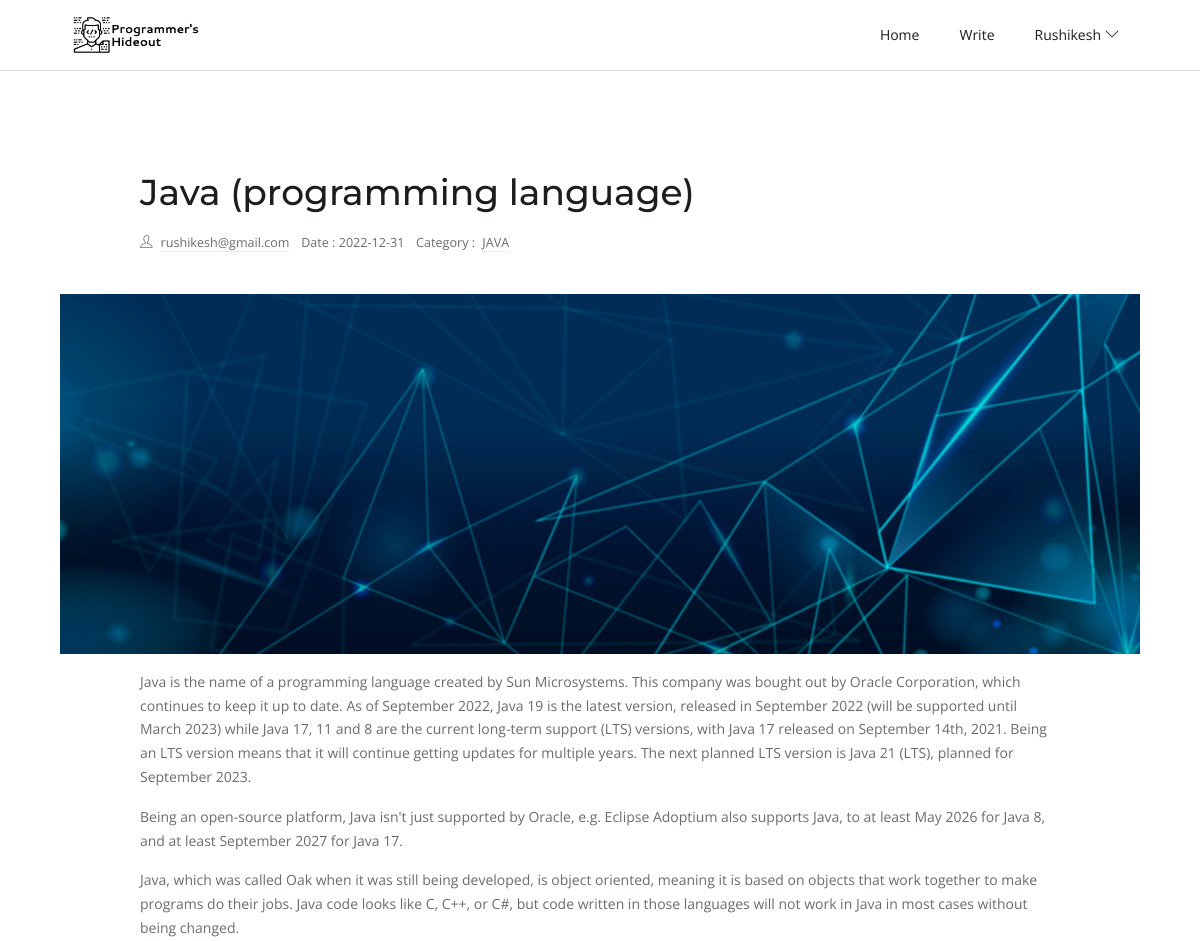
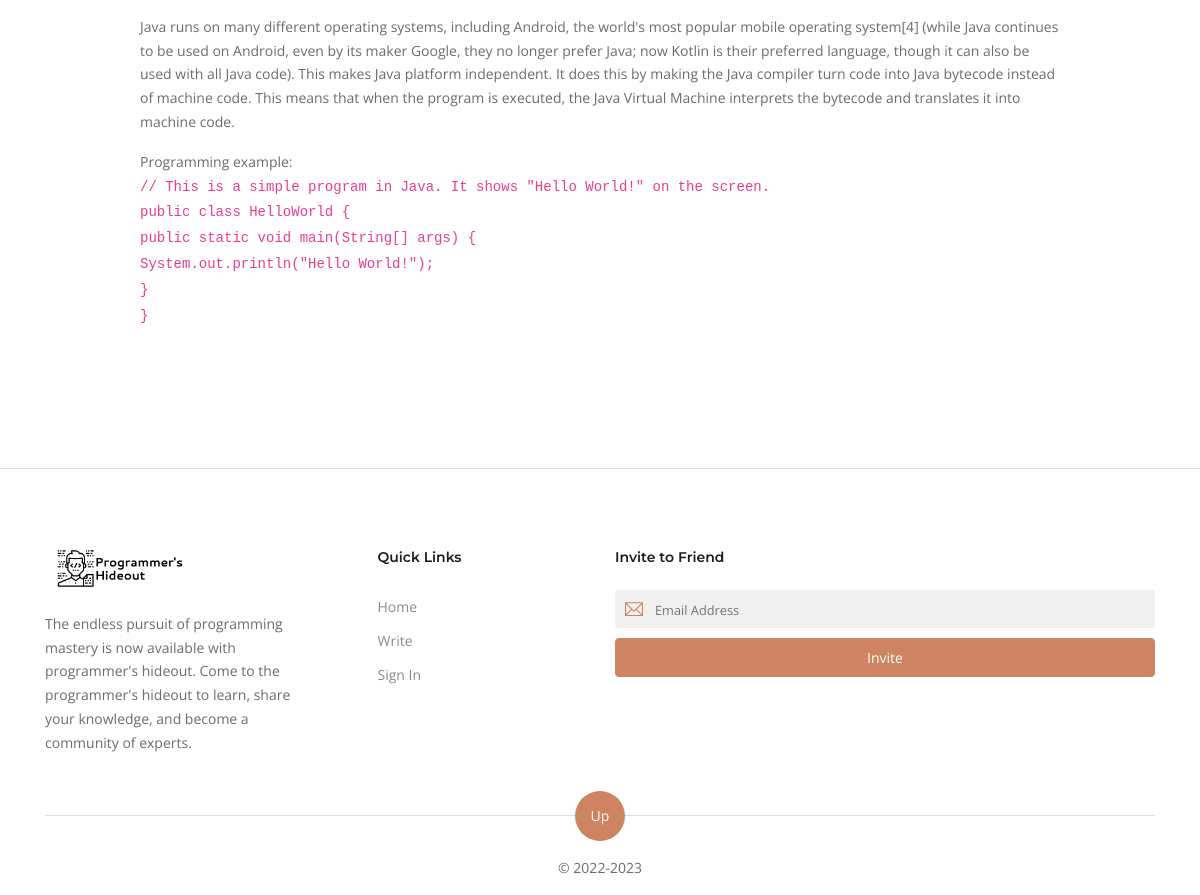
Screenshot of /post.php?blog=post-63b053a577aa9 (signed in) with the database file from the repository (2 pictures, top to bottom).
### tables this page shows
CREATE TABLE `blog_post` (
  `id` int(11) NOT NULL,
  `title` varchar(225) NOT NULL,
  `author` varchar(225) NOT NULL,
  `date` date NOT NULL,
  `categories` varchar(225) NOT NULL,
  `post_content` longtext NOT NULL,
  `post_content_card` varchar(225) NOT NULL,
  `postuid` varchar(225) NOT NULL
);

### post.php (the view, shortened to what this page needs)
<?php
$pdo = require 'connection/connect.php';
$sql = 'SELECT `title`, `author`, `date`, `categories`, `post_content`, `post_content_card`, `postuid` FROM `blog_post` WHERE postuid = "'.$_GET['blog'].'";';
$statement = $pdo->query($sql);
$postcontent = $statement->fetchAll(PDO::FETCH_ASSOC);
?>
<!DOCTYPE html>
<html lang="en-us">
<head>
   <link rel="stylesheet" href="plugins/bootstrap/bootstrap.min.css">
   <link rel="stylesheet" href="plugins/themify-icons/themify-icons.css">
   <link rel="stylesheet" href="plugins/slick/slick.css">
   <link rel="stylesheet" href="css/style.css">
</head>
<body>
   <header class="sticky-top bg-white border-bottom border-default">
      <div class="container">
         <nav class="navbar navbar-expand-lg navbar-white">
            <a class="navbar-brand" href="index.html">
               <img class="img-fluid" width="150px" src="images/logo1.png" alt="LogBook">
            </a>
            <div class="collapse navbar-collapse text-center" id="navigation">
               <ul class="navbar-nav ml-auto">
               <li class="nav-item">
                            <a class="nav-link" href="postlist.php">Home</a>
                        </li>
                        <li class="nav-item">
                            <a class="nav-link" href="Write_A_Post.php">Write</a>
                        </li>
                  <li class="nav-item dropdown">
                     <a class="nav-link" href="#" role="button" data-toggle="dropdown" aria-haspopup="true" aria-expanded="false">
                        <?php if (!$_SESSION['id']) {
                           echo 'Guest';
                           echo '<i class="ti-angle-down ml-1"></i>
									</a>
									<div class="dropdown-menu">
										<a class="dropdown-item" href="logout.php">Sign In</a>
									</div>';
                        } else {
                           echo ucfirst($_SESSION['name']);
                           echo '<i class="ti-angle-down ml-1"></i>
									</a>
									<div class="dropdown-menu">
										<a class="dropdown-item" href="profile.php?profile=' . $_SESSION['email'] . '">Profile</a>
										<a class="dropdown-item" href="logout.php">Logout</a>
									</div>';
                        } ?>
                  </li>
               </ul>
            </div>
         </nav>
      </div>
   </header>
   <section class="section">
	<div class="container">
    <?php
    foreach( $postcontent as $post ) {
        echo '<article class="row mb-4">
        <div class="col-lg-10 mx-auto mb-4">
            <h1 class="h2 mb-3">'.$post['title'].'</h1>
            <ul class="list-inline post-meta mb-3">
                <li class="list-inline-item"><i class="ti-user mr-2"></i><a href="profile.php?profile='.$post['author'].'">'.$post['author'].'</a>
                </li>
                <li class="list-inline-item">Date : '.$post['date'].'</li>
                <li class="list-inline-item">Category : <a href="categorieslist.php?categories='.$post['categories'].'" class="ml-1">'.$post['categories'].'</a>
                </li>
                <!-- <li class="list-inline-item">Tags : <a href="#!" class="ml-1">Photo </a> ,<a href="#!" class="ml-1">Image </a>
                </li> -->
            </ul>
        </div>
        <div class="col-12 mb-3">
            <div class="container">
                <img src="images/post/post-7.jpg" class="img-fluid" alt="post-thumb">
            </div>
        </div>
        <div class="col-lg-10 mx-auto">
            <div class="content">
                '.$post['post_content'].'
            </div>
        </div>
    </article>';
    }
    ?>
	</div>
</section>
   <footer class="section-sm pb-0 border-top border-default">
      <div class="container">
         <div class="row justify-content-between">
            <div class="col-md-3 mb-4">
               <a class="mb-4 d-block" href="index.html">
                  <img class="img-fluid" width="150px" src="images/logo1.png" alt="LogBook">
               </a>
               <p>The endless pursuit of programming mastery is now available with programmer's hideout. Come to the programmer's hideout to learn, share your knowledge, and become a community of experts.</p>
            </div>
            <div class="col-lg-2 col-md-3 col-6 mb-4">
               <h6 class="mb-4">Quick Links</h6>
               <ul class="list-unstyled footer-list">
                  <li><a href="postlist.php">Home</a></li>
                  <li><a href="Write_A_Post.php">Write</a></li>
                  <li><a href="signin.php">Sign In</a></li>
               </ul>
            </div>
            <div class="col-md-6 mb-4">
               <h6 class="mb-4">Invite to Friend</h6>
               <form class="subscription" action="<?php echo $_SERVER['PHP_SELF']; ?>" method="post">
                  <div class="position-relative">
                     <i class="ti-email email-icon"></i>
                     <input type="email" class="form-control" placeholder="Email Address" name="frndemail">
                  </div>
                  <button class="btn btn-primary btn-block rounded" type="submit" name="submit">Invite</button>
               </form>
            </div>
         </div>
         <div class="scroll-top">
            <a href="javascript:void(0);" id="scrollTop">Up</a>
         </div>
         <div class="text-center">
            <p class="content">&copy; 2022-<?php echo date("Y"); ?></p>
         </div>
      </div>
   </footer>
</body>
</html>

### css/style.css (style rules this page uses)
body { line-height: 1.7; font-family: "Open Sans", sans-serif; -webkit-font-smoothing: antialiased; color: #696c6d; font-size: 14px; }
p, .paragraph { font-weight: 400; color: #696c6d; font-size: 14px; line-height: 1.7; font-family: "Open Sans", sans-serif; }
h1, h2, h3, h4, h5, h6 { color: #1c1d1f; font-family: "Montserrat", sans-serif; font-weight: 600; line-height: 1.2; }
h1, .h1 { font-size: 45px; }
h2, .h2 { font-size: 36px; }
h6, .h6 { font-size: 14px; }
.btn { font-size: 14px; font-family: "Open Sans", sans-serif; text-transform: capitalize; padding: 8px 25px; border-radius: 50px; border: 1px solid; position: relative; z-index: 1; transition: 0.2s ease; }
.btn-primary { background: #ce8460; color: #fff; border-color: #ce8460; }
body { background-color: #fff; overflow-x: hidden; }
img { vertical-align: middle; border: 0; }
a, a:hover, a:focus { text-decoration: none; }
a, button, select { cursor: pointer; transition: 0.2s ease; }
.section { padding-top: 100px; padding-bottom: 100px; }
.section-sm { padding-top: 80px; padding-bottom: 80px; }
.border-default { border-color: #ddd !important; }
.form-control::placeholder { font-size: 80%; }
.nav-item { margin: 0; }
.nav-item .nav-link { text-transform: capitalize; }
.navbar-white .navbar-nav .nav-link { color: #1c1d1f; }
.navbar-expand-lg .navbar-nav .nav-link { padding: 15px 20px; }
.post-meta li { margin-right: 10px; font-size: 90%; }
.post-meta a { color: #696c6d; border-bottom: 1px dotted #ddd; }
.content * { word-break: break-word; overflow-wrap: break-word; }
.content code { margin-bottom: 0 !important; font-size: 100%; }
.footer-list a { display: block; color: #888c8e; padding: 5px 0; }
.subscription .form-control { background-color: #f0f0f0; border: 0; margin-bottom: 10px; padding-left: 40px; }
.subscription .email-icon { position: absolute; left: 10px; top: 10px; font-size: 18px; color: #ce8460; }
.scroll-top { border-top: 1px solid #ddd; position: relative; margin: 20px 0 40px; }
.scroll-top a { position: absolute; top: 50%; left: 50%; transform: translate(-50%, -50%); height: 50px; width: 50px; border-radius: 50%; background-color: #ce8460; color: #fff; text-align: center; line-height: 50px; display: block; }

### rows the page displays
blog_post: title "Java (programming language)", author "rushikesh@gmail.com", date "2022-12-31", categories "JAVA", post_content "Java is the name of a programming language created by Sun Microsystems. This company was bought out by Oracle Corporation, which continues to keep it up to date. As of September 2022, Java 19 is the latest version, released in September 2022 (will be supported until March 2023) while Java 17, 11 and 8 are the current long-term support (LTS) versions, with Java 17 released on September 14th, 2021. Being an LTS version means that it will continue getting updates for multiple years. The next planned LTS version is Java 21 (LTS), planned for September 2023. Being an open-source platform, Java isn't just supported by Oracle, e.g. Eclipse Adoptium also supports Java, to at least May 2026 for Java…"

### other values shown
$_SESSION['name'] "Rushikesh"
